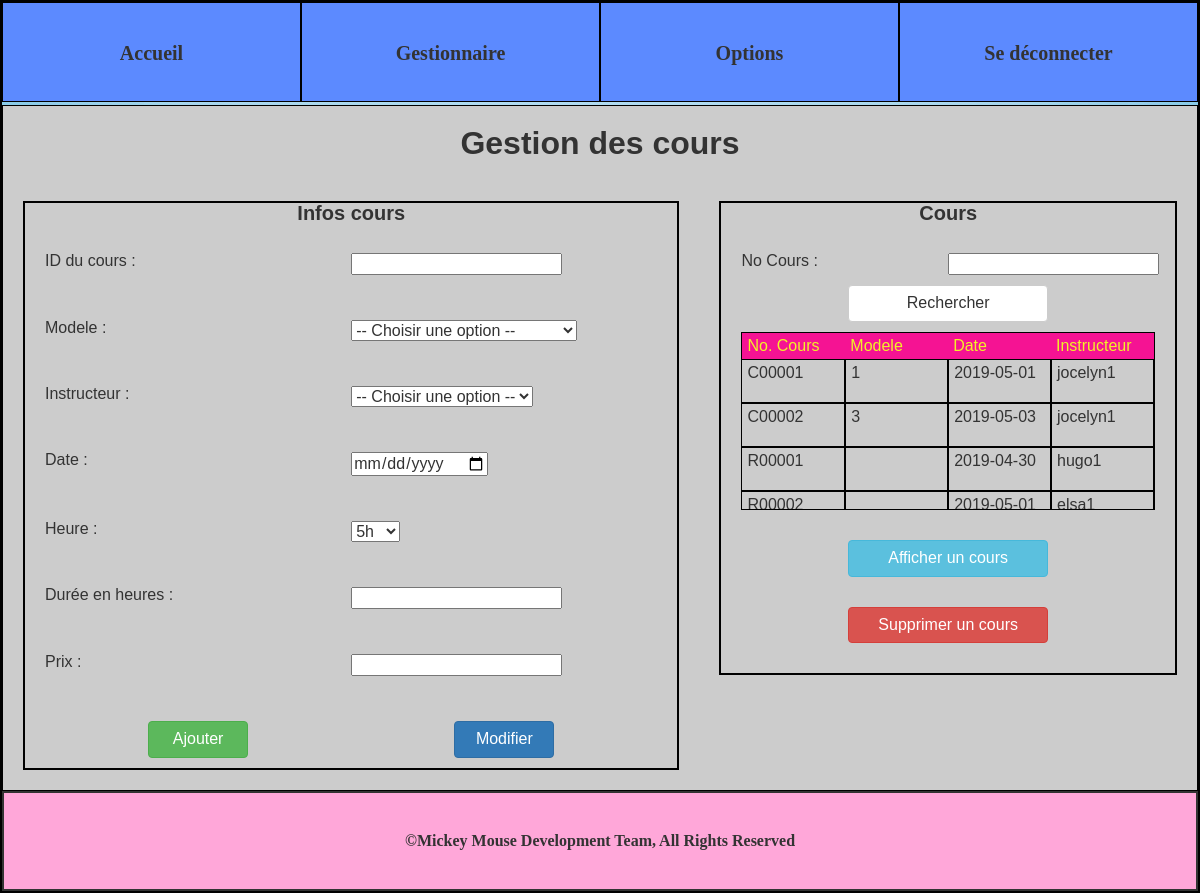
The page /evenement/page_gestion_cours.php (signed in) on the database its author committed.
### tables this page shows
CREATE TABLE evenement (
id VARCHAR(6) NOT NULL  PRIMARY KEY,
id_modele INTEGER,
id_type INTEGER NOT NULL,
id_jour INTEGER,
identifiant_employe VARCHAR(30) NOT NULL,
date DATE,
heure INTEGER,
duree INTEGER,
prix FLOAT,
FOREIGN KEY (id_modele) REFERENCES modele_cours(id),
FOREIGN KEY (id_type) REFERENCES type_evenement(id),
FOREIGN KEY (id_jour) REFERENCES jour_semaine(id),
FOREIGN KEY (identifiant_employe) REFERENCES employe(identifiant)
);

### evenement/gestionEvenement.php (called while the page is built, shortened)
<?php
include_once '../Outils/connexion.php';
include_once 'evenement.php';
class GestionEvenement{
    public function getAllEvenement($column, $critere){
      $tempconn = new Connexion();
      $conn = $tempconn->getConnexion();
      $evenement = null;
      $requete= "SELECT * FROM evenement";
    $result = $conn->query($requete);
    if ($result->num_rows > 0) {
      while($row = $result->fetch_assoc()) {
        $evenement[] = new Evenement($row['id'], $row['id_modele'], $row['id_type'], $row['id_jour'], $row['identifiant_employe'], $row['date'], $row['heure'], $row['duree'], $row['prix']);
      }
    }
    return $evenement;
  }
}
 ?>

### Outils/connexion.php (called while the page is built, shortened)
<?php
class Connexion{
  private $dbHost = "localhost";
  private $dbUser = "root";
  private $dbPass = "";
  private $dbName = "gymcentral";
  function __construct() {
    $this->conn = mysqli_connect($this->dbHost, $this->dbUser, $this->dbPass, $this->dbName);
  }
}
?>

### evenement/evenement.php (called while the page is built, shortened)
<?php
class Evenement{
  private $id;
  private $id_modele;
  private $identifiant_employe;
  private $date;
  public function setId($var){$this->id = $var;}
  public function setIdModele($var){$this->id_modele = $var;}
  public function setIdEmploye($var){$this->identifiant_employe = $var;}
  public function setDate($var){$this->date = $var;}
  public function getId(){return $this->id;}
  public function getIdModele(){return $this->id_modele;}
  public function getIdEmploye(){return $this->identifiant_employe;}
  public function getDate(){return $this->date;}
}
?>

### evenement/gestionAffichageEvenement.php (the view, shortened to what this page needs)
<?php
include_once 'gestionEvenement.php';
class GestionAffichageEvenement{
  public function getTableau($noCours){
    $ge = new GestionEvenement();
    $evenement = $ge->getAllEvenement('id', $noCours);
    $tableau = "";
    if(!is_array($evenement)){
      $tableau .= "Aucun resultat trouvé.";
    }
    else{
      for ($i = 0; $i < sizeof($evenement); $i++){
        $tableau .= "
        <tr>
        <td class=\"col-m-3\"><span>".$evenement[$i]->getId()."</span></td>
        <td class=\"col-m-3\"><span>".$evenement[$i]->getIdModele()."</span></td>
        <td class=\"col-m-3\"><span>".$evenement[$i]->getDate()."</span></td>
        <td class=\"col-m-3\"><span>".$evenement[$i]->getIdEmploye()."</span></td>
        </tr>";
      }
    }
    return $tableau;
  }
}
 ?>

### css/style.css (style rules this page uses)
html, body, div, span, applet, object, iframe, p, blockquote, pre, a, abbr, acronym, address, big, cite, code, del, dfn, em, img, ins, kbd, q, s, samp, small, strike, strong, sub, sup, tt, var, b, u, i, center, dl, dt, dd, ol, ul, li, fieldset, form, label, legend, table, caption, tbody, tfoot, thead, tr, th, td, article, aside, canvas, details, embed, figure, figcaption, footer, header, hgroup, menu, nav, output, ruby, section, summary, time, mark, audio, video { margin: 0; padding: 0; border: 0; font-size: 100%; font: inherit; vertical-align: baseline; }
body { line-height: 1; }
* { box-sizing:border-box; font-family:Arial; margin: 0; padding: 0; }
.fixed_header td { border: 1px solid black; min-height:44px; max-height:44px; overflow:hidden; display:block; }
.fixed_header span { min-width:100%; min-height:100%; display:block; }
.fixed_header tr:last-of-type td { border-bottom: none; }
.fixed_header td:first-of-type { border-left: none; }
.fixed_header tr { display: block; min-height:100%; overflow:hidden; line-height: 100%; }
.fixed_header th, .fixed_header td { padding: 5px; text-align: left; text-overflow: ellipsis; }
HTML { height: 100%; max-height:150px; }
body { background: url("../img/web_background.png") no-repeat center center fixed; margin: auto; }
[class*="col-"] { width: 100%; }
.col-m-3 { width: 25%; }

### css/style-max.css (style rules this page uses)
tr { display: block; }
.fixed_header th, .fixed_header td { padding: 5px; text-align: left; text-overflow: ellipsis; }
[class*='col'] { float: left; }
.col-m-3 { width: 25%; }

### rows shown on the page
evenement: id "C00001", id_modele "1", date "2019-05-01", identifiant_employe "jocelyn1"
evenement: id "C00002", id_modele "3", date "2019-05-03", identifiant_employe "jocelyn1"
evenement: id "R00001", date "2019-04-30", identifiant_employe "hugo1"
evenement: id "R00002", date "2019-05-01", identifiant_employe "elsa1"

### other values the page prints
$nomPage "Gestion des cours"
